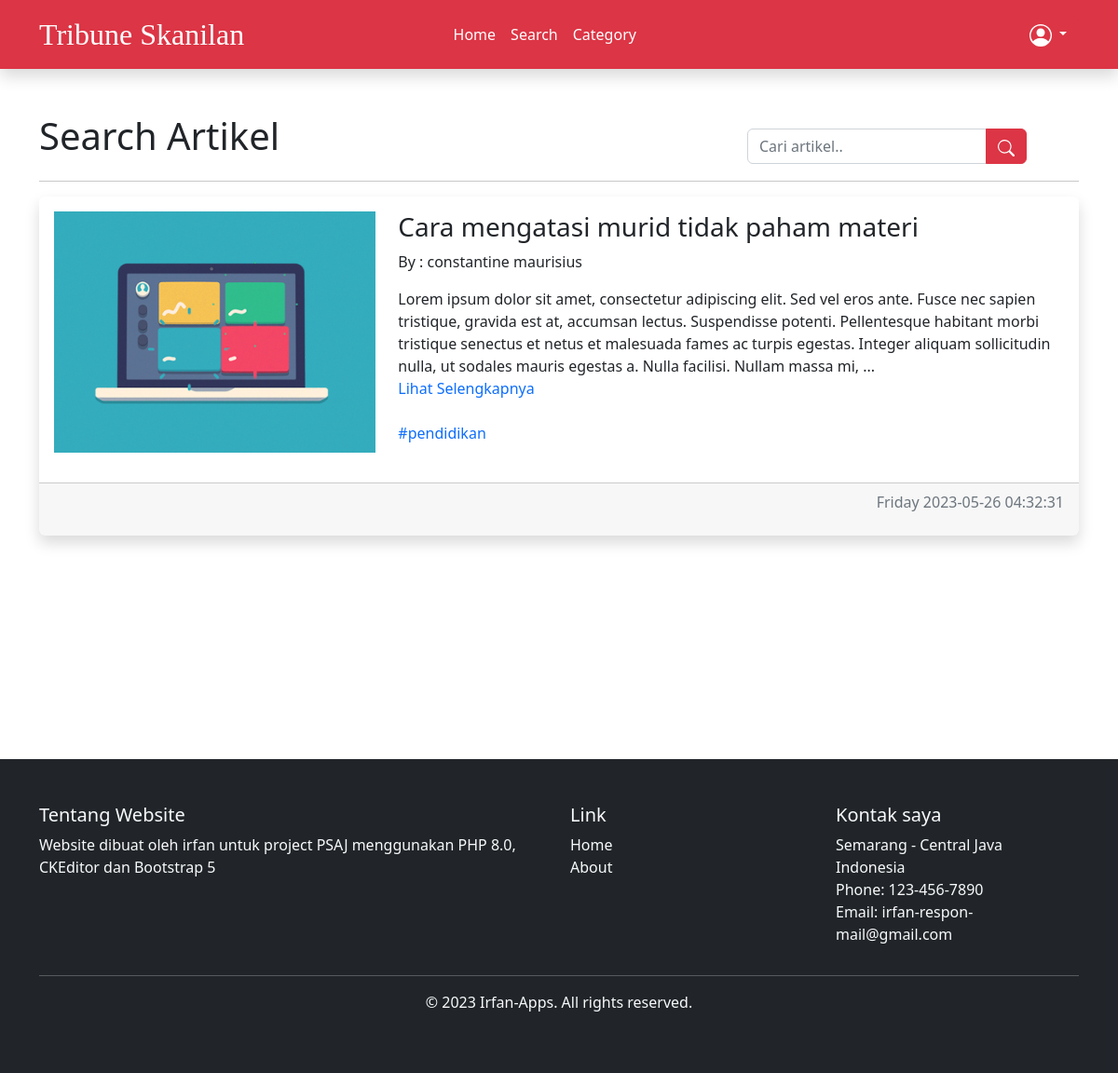
Screenshot of /search.php?keyword=Cara mengatasi murid tidak paham materi with the database file from the repository.
### tables this page shows
CREATE TABLE `posts` (
  `id_post` int NOT NULL,
  `author` varchar(100) DEFAULT NULL,
  `isi` text,
  `gambar` varchar(255) DEFAULT NULL,
  `waktu` date DEFAULT NULL,
  `created_at` timestamp NULL DEFAULT CURRENT_TIMESTAMP,
  `judul` varchar(255) NOT NULL,
  `kategori` enum('pendidikan','teknologi','politik','kehidupan','otomotif','sains','random') NOT NULL DEFAULT 'random'
);

### search.php (the view, shortened to what this page needs)
<!DOCTYPE html>
<html lang="en">
<head>
  <?php require_once 'components/header.php' ?>
</head>
<body>
  <?php include 'components/navbar.php' ?>
  <div class="container my-5">
    <section class="mb-3">
      <div class="row">
        <div class="col-md-8">
          <div class="news">
            <h1>Search Artikel</h1>
          </div>
        </div>
        <div class="col-md-4">
          <div class="input-group d-flex pt-3">
            <form action="" method="GET">
              <div class="input-group">
                <input type="text" class="form-control" name="keyword" placeholder="Cari artikel..">
                <button class="btn btn-danger" type="submit">
                  <span>
                  </span>
                </button>
              </div>
            </form>
          </div>
        </div>
      </div>
      <hr>
    </section>
    <?php
    require_once 'db/conn.php';
    if (isset($_GET['keyword'])) {
      $keyword = $_GET['keyword'];
      $query = "SELECT * FROM posts WHERE judul LIKE ? OR isi LIKE ?";
      $stmt = $conn->prepare($query);
      $searchKeyword = "%$keyword%";
      $stmt->bind_param("ss", $searchKeyword, $searchKeyword);
      $stmt->execute();
      $result = $stmt->get_result();
      if ($result && $result->num_rows > 0) {
        $maxTextLength = 350;
        while ($row = $result->fetch_assoc()) {
          $text = $row['isi'];
          $judul = $row['judul'];
          $url_judul = urlencode($judul);
          $texts = htmlspecialchars_decode($text);
          $text = strip_tags($texts);
          if (strlen($text) > $maxTextLength) {
            $text = substr($text, 0, $maxTextLength) . ' ...';
          }
          $timestamp = $row['created_at'];
          $hari = date('l', strtotime($timestamp));
          $kategori = $row['kategori'];
          $url_kategori = urlencode($kategori);
    ?>
          <div class="card mb-5 border-0 shadow">
            <div class="card-body">
              <div class="row">
                <?php if (!empty($row['gambar'])) { ?>
                  <div class="col-md-4">
                    <img src="uploads/<?php echo $row['gambar']; ?>" class="img-fluid mb-3">
                  </div>
                <?php } ?>
                <div class="col-md-8">
                  <a href="single_post.php?judul=<?php echo $url_judul; ?>" class="text-decoration-none text-dark">
                    <h3 class="card-title"><?php echo $row['judul']; ?></h3>
                    <p class="card-text">By : <?php echo $row['author']; ?></p>
                    <p class="card-text"><?php echo $text; ?></p>
                  </a>
                  <a href="single_post.php?judul=<?php echo $url_judul; ?>" class="text-decoration-none">Lihat Selengkapnya</a>
                  <br>
                  <br>
                  <a href="category.php?kategori=<?php echo $url_kategori; ?>" class="text-decoration-none">#<?php echo $kategori; ?></a>
                </div>
              </div>
            </div>
            <div class="card-footer d-flex">
              <p class="ms-auto fw-light text-muted"><?php echo $hari . ' ' . $row['created_at']  ?></p>
            </div>
          </div>
    <?php
        }
      } else {
        echo "<div class='d-flex'><p class='mx-auto mt-5 fw-semibold'>Tidak ada hasil yang ditemukan.</p></div>";
        $stmt->close();
      }
    } else {
      echo "<div class='d-flex'><p class='mx-auto mt-5 fw-semibold'>Search Sesuatu.</p></div>";
    }
    ?>
  </div>
  <br>
  <br>
  <br>
  <br>
  <br>
  <br>
  <?php include 'components/footer.php' ?>
</body>
</html>

### search.php (style rules this page uses)
body { height: 100vh; }

### rows the page displays
posts: gambar (picture), judul "Cara mengatasi murid tidak paham materi", author "constantine maurisius", isi "Lorem ipsum dolor sit amet, consectetur adipiscing elit. Sed vel eros ante. Fusce nec sapien tristique, gravida est at, accumsan lectus. Suspendisse potenti. Pellentesque habitant morbi tristique senectus et netus et malesuada fames ac turpis egestas. Integer aliquam sollicitudin nulla, ut sodales mauris egestas a. Nulla facilisi. Nullam massa mi, ...", kategori "pendidikan", created_at "Friday", created_at "2023-05-26 04:32:31"
